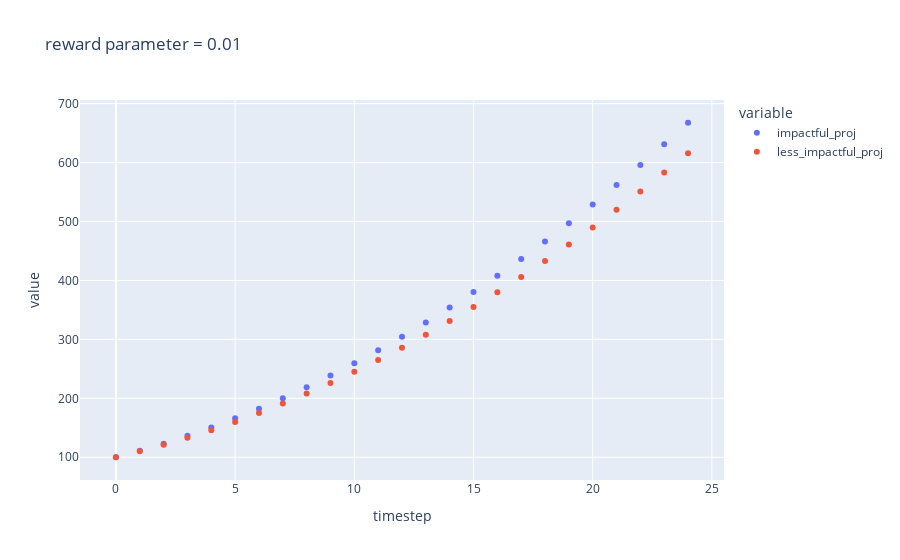

Notebook cell for this chart:
### Markdown cell above
## visualization

### Code cell
fig_df = df.query('reward_fund2proj==0.01')

fig = px.scatter(
    fig_df,
    x=fig_df.timestep,
    y=[fig_df.impactful_proj,fig_df.less_impactful_proj],
    #color=fig_df.co2_annual_emissions.astype(str),
    opacity=1,
    title='reward parameter = 0.01'
    #trendline="lowess",
    #labels={'color': 'Yearly CO2 emissions (Gt)'}
)

fig.show()

### Figure 1 — Plotly figure (JSON) as saved in the notebook; plotly's stock layout.template omitted (floating-point values rounded to 4 significant figures)
{"data": [{"hovertemplate": "variable=impactful_proj<br>timestep=%{x}<br>value=%{y}<extra></extra>", "legendgroup": "impactful_proj", "marker": {"color": "#636efa", "opacity": 1, "symbol": "circle"}, "mode": "markers", "name": "impactful_proj", "orientation": "v", "showlegend": true, "type": "scatter", "x": [0, 1, 2, 3, 4, 5, 6, 7, 8, 9, 10, 11, 12, 13, 14, 15, 16, 17, 18, 19, 20, 21, 22, 23, 24], "xaxis": "x", "y": [100, 111, 123.1, 136.3, 150.6, 166, 182.5, 200.1, 218.8, 238.6, 259.5, 281.5, 304.6, 328.8, 354.1, 380.5, 408, 436.6, 466.3, 497.1, 529, 562, 596.1, 631.3, 667.6], "yaxis": "y"}, {"hovertemplate": "variable=less_impactful_proj<br>timestep=%{x}<br>value=%{y}<extra></extra>", "legendgroup": "less_impactful_proj", "marker": {"color": "#EF553B", "opacity": 1, "symbol": "circle"}, "mode": "markers", "name": "less_impactful_proj", "orientation": "v", "showlegend": true, "type": "scatter", "x": [0, 1, 2, 3, 4, 5, 6, 7, 8, 9, 10, 11, 12, 13, 14, 15, 16, 17, 18, 19, 20, 21, 22, 23, 24], "xaxis": "x", "y": [100, 110, 121, 133, 146, 160, 175, 191, 208, 226, 245, 265, 286, 308, 331, 355, 380, 406, 433, 461, 490, 520, 551, 583, 616], "yaxis": "y"}], "layout": {"legend": {"title": {"text": "variable"}, "tracegroupgap": 0}, "title": {"text": "reward parameter = 0.01"}, "xaxis": {"anchor": "y", "domain": [0, 1], "title": {"text": "timestep"}}, "yaxis": {"anchor": "x", "domain": [0, 1], "title": {"text": "value"}}}}
